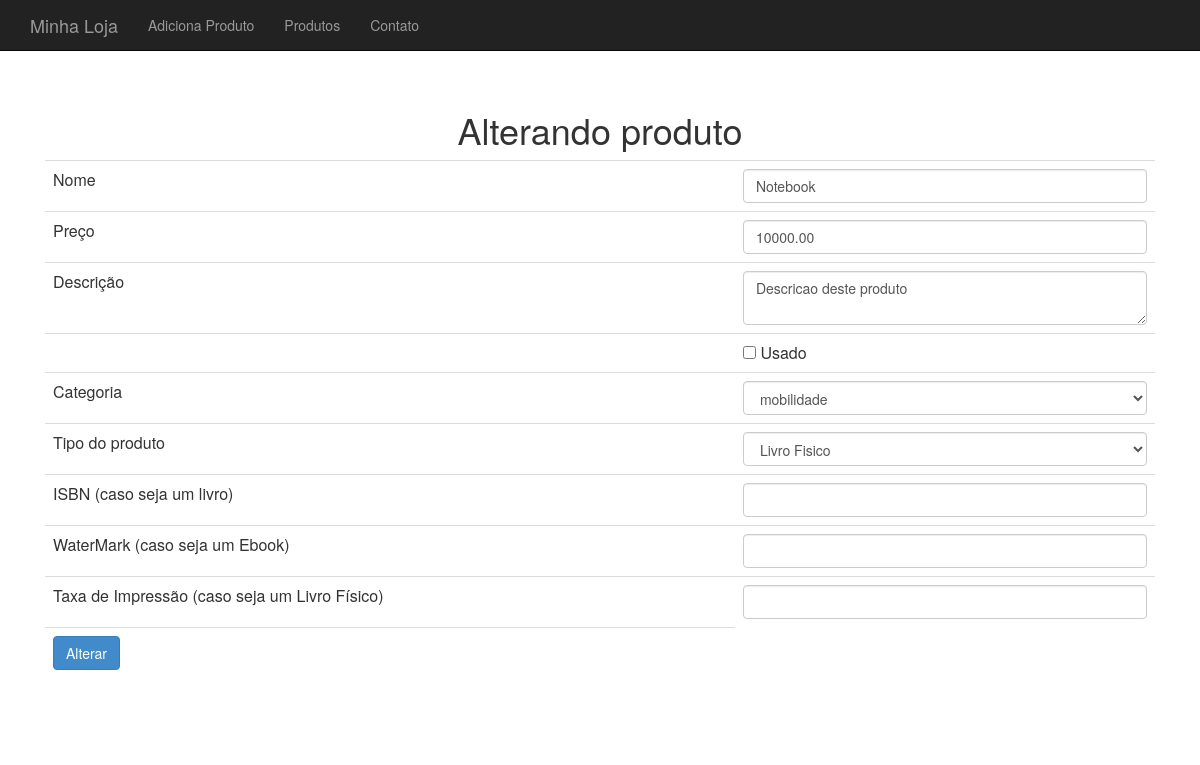
Screenshot of /produto-altera-formulario.php?id=10 with the database file from the repository.
### tables this page shows
CREATE TABLE `produtos` (
  `id` int(11) NOT NULL,
  `nome` varchar(255) NOT NULL,
  `preco` decimal(10,2) NOT NULL,
  `descricao` text,
  `categoria_id` int(11) DEFAULT NULL,
  `usado` tinyint(1) DEFAULT '0',
  `imagem` varchar(30) NOT NULL,
  `isbn` varchar(255) DEFAULT NULL,
  `tipoProduto` varchar(255) DEFAULT NULL,
  `waterMark` varchar(255) DEFAULT NULL,
  `taxaImpressao` varchar(255) DEFAULT NULL
);

### class/ProdutoDao.php (called while the page is built, shortened)
<?php
class ProdutoDao {
	private $conexao;
	function __construct($conexao) {
		$this->conexao = $conexao;
	}
		function buscaProduto($id) {
	    $query = "select * from produtos where id = {$id}";
	    $resultado = mysqli_query($this->conexao, $query);
	    $produto_buscado = mysqli_fetch_assoc($resultado);
	    $tipoProduto = $produto_buscado['tipoProduto'];
	    $produto_id = $produto_buscado['id'];
	    $categoria_id = $produto_buscado['categoria_id'];
	    $factory = new ProdutoFactory();
	    $produto = $factory->criaPor($tipoProduto, $produto_buscado);
	    $produto->atualizaBaseadoEm($produto_buscado);
	    $produto->setId($produto_id);
	    $produto->getCategoria()->setId($categoria_id);
	    return $produto;
	}
}
?>

### class/ProdutoFactory.php (called while the page is built, shortened)
<?php
	class ProdutoFactory {
    public function criaPor($tipoProduto, $params) {
        $nome = $params['nome'];
        $preco = $params['preco'];
        $descricao = $params['descricao'];
        $categoria = new Categoria();
        $usado = $params['usado'];
        return new LivroFisico($nome, $preco, $descricao, $categoria, $usado);
    }
}
 ?>

### class/Produto.php (called while the page is built, shortened)
<?php
abstract class Produto {
	private $nome;
	private $preco;
	private $descricao;
	private $categoria;
	private $usado;
	function __construct($nome, $preco, $descricao, Categoria $categoria, $usado) {
		$this->nome = $nome;
		$this->preco = $preco;
		$this->descricao = $descricao;
		$this->categoria = $categoria;
		$this->usado = $usado;
	}
	public function getNome() {
		return $this->nome;
	}
	public function getPreco() {
		return $this->preco;
	}
	public function getDescricao() {
		return $this->descricao;
	}
	public function getCategoria() {
		return $this->categoria;
	}
	public function isUsado() {
		return $this->usado;
	}
	public function setUsado($usado) {
		$this->usado = $usado;
	}
	public function temIsbn() {
		return $this instanceof Livro;
	}
	public function temTaxaImpressao() {
    	return $this instanceof LivroFisico;
	}
	public function temWaterMark() {
	    return $this instanceof Ebook;
	}
}
?>

### class/CategoriaDao.php (called while the page is built)
<?php
class CategoriaDao {
	private $conexao;
	function __construct($conexao) {
		$this->conexao = $conexao;
	}
	function listaCategorias() {
		$categorias = array();
		$query = "select * from categorias";
		$resultado = mysqli_query($this->conexao, $query);
		while($categoria_array = mysqli_fetch_assoc($resultado)) {
			$categoria = new Categoria();
			$categoria->setId($categoria_array['id']);
			$categoria->setNome($categoria_array['nome']);
			array_push($categorias, $categoria);
		}
		return $categorias;
	}
}
?>

### class/Categoria.php (called while the page is built)
<?php
class Categoria {
	private $id;
	private $nome;
	public function getId() {
		return $this->id;
	}
	public function setId($id) {
		$this->id = $id;
	}
	public function getNome() {
		return $this->nome;
	}
	public function setNome($nome) {
		$this->nome = $nome;
	}
}
?>

### class/Livro.php (called while the page is built, shortened)
<?php
abstract class Livro extends Produto {
	private $isbn;
	public function getIsbn() {
		return $this->isbn;
	}
	public function setIsbn($isbn) {
		$this->isbn = $isbn;
	}
}
?>

### class/LivroFisico.php (called while the page is built, shortened)
<?php
class LivroFisico extends Livro {
	private $taxaImpressao;
	public function getTaxaImpressao() {
	    return $this->taxaImpressao;
	}
	public function setTaxaImpressao($taxaImpressao) {
	    $this->taxaImpressao = $taxaImpressao;
	}
}
 ?>

### produto-formulario-base.php (the view)
<tr>
	<td>Nome</td>
	<td>
		<input class="form-control" type="text" name="nome"
			value="<?=$produto->getNome()?>">
	</td>
</tr>
<tr>
	<td>Preço</td>
	<td>
		<input class="form-control" type="number" step="0.01" name="preco"
			value="<?=$produto->getPreco()?>">
	</td>
</tr>
<tr>
	<td>Descrição</td>
	<td>
		<textarea class="form-control" name="descricao"><?=$produto->getDescricao()?></textarea>
	</td>
</tr>
<tr>
	<td></td>
	<td><input type="checkbox" name="usado" <?=$produto->isUsado()?> value="true"> Usado
</tr>
<tr>
	<td>Categoria</td>
	<td>
		<select name="categoria_id" class="form-control">
			<?php
			foreach($categorias as $categoria) :
				$essaEhACategoria = $produto->getCategoria()->getId() == $categoria->getId();
				$selecao = $essaEhACategoria ? "selected='selected'" : "";
			?>
				<option value="<?=$categoria->getId()?>" <?=$selecao?>>
					<?=$categoria->getNome()?>
				</option>
			<?php
			endforeach
			?>
		</select>
	</td>
</tr>
<tr>
	<td>Tipo do produto</td>
    <td>
        <select name="tipoProduto" class="form-control">
            <optgroup label="Livros">
                <?php
                $tipos = array("Livro Fisico", "Ebook");
                foreach($tipos as $tipo) :
                    $tipoSemEspaco = str_replace(' ', '', $tipo);
                    $esseEhOTipo = get_class($produto) == $tipoSemEspaco;
                    $selecaoTipo = $esseEhOTipo ? "selected='selected'" : "";
                ?>
                    <option value="<?=$tipoSemEspaco?>" <?=$selecaoTipo?>>
                        <?=$tipo?>
                    </option>
                <?php
                endforeach
                ?>
            </optgroup>
        </select>
    </td>
</tr>
<tr>
	<td>ISBN (caso seja um livro)</td>
	<td>
		<input type="text" name="isbn" class="form-control"
			value="<?php if ($produto->temIsbn()) { echo $produto->getIsbn(); } ?>" >
	</td>
</tr>
<tr>
    <td>WaterMark (caso seja um Ebook)</td>
    <td>
        <input type="text" class="form-control" name="waterMark"
            value="<?php if ($produto->temWaterMark()) { echo $produto->getWaterMark(); } ?>" />
    </td>
</tr>
<tr>
    <td>Taxa de Impressão (caso seja um Livro Físico)</td>
    <td>
        <input type="text" class="form-control" name="taxaImpressao"
            value="<?php if ($produto->temTaxaImpressao()) { echo $produto->getTaxaImpressao(); } ?>" />
    </td>
</tr>

### css/loja.css (style rules this page uses)
body { padding-top: 50px; }

### rows the page displays
produtos: nome "Notebook", preco "10000.00", descricao "Descricao deste produto"

### other values shown
form field categoria_id "mobilidade"
form field tipoProduto "Livro Fisico"
